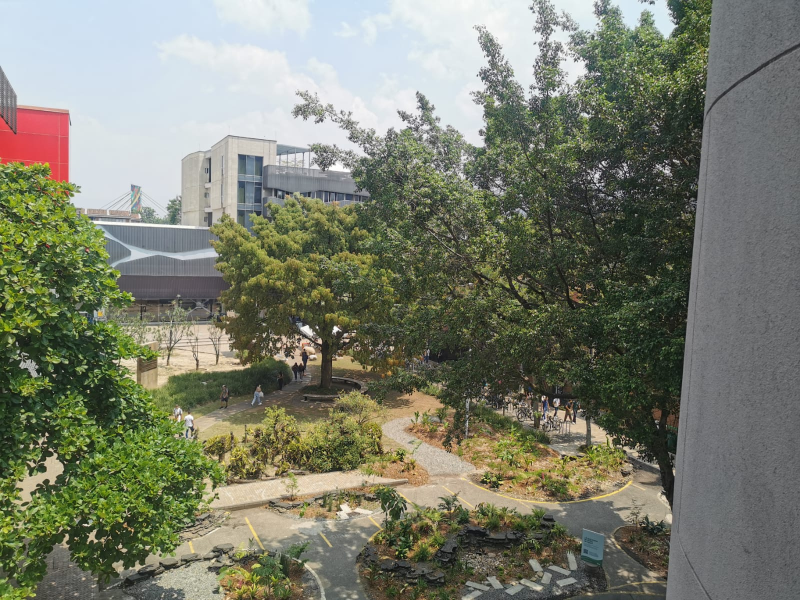
#> input picture Semana 6/img1.jpg, 1600 x 1200 px (shown at 1/2 size)
$ python 6ta_semana.py
#> lines starting #> are read from the running program, lines starting #| are printed output that depends on the picture
import cv2
import numpy as np

def panoramica(img1,img2):
    orb = cv2.ORB_create()
    keypoints1, descriptors1 = orb.detectAndCompute(img1, None) #Ptos claves y descriptores
    keypoints2, descriptors2 = orb.detectAndCompute(img2, None)
    bf = cv2.BFMatcher(cv2.NORM_HAMMING, crossCheck=True)
    matches = bf.match(descriptors1, descriptors2) #Emparejar descriptores
    matches = sorted(matches, key=lambda x: x.distance) #Ordenarlos segun la distancia de sus emparejamientos
    coincidencias = cv2.drawMatches(img1, keypoints1, img2, keypoints2, matches[:60], None, flags=2)
    points1 = np.zeros((len(matches), 2), dtype=np.float32) #Ubicación de los mejores emparejamientos
    points2 = np.zeros((len(matches), 2), dtype=np.float32)
    for i, match in enumerate(matches):
        points1[i, :] = keypoints1[match.queryIdx].pt
        points2[i, :] = keypoints2[match.trainIdx].pt
    H, _ = cv2.findHomography(points1, points2, cv2.RANSAC, 5.0)
    result = cv2.warpPerspective(img1, H, (img1.shape[1] + img2.shape[1], img2.shape[0]))
    result[0:img2.shape[0], 0:img2.shape[1]] = img2
    return(coincidencias,result)


img1 = cv2.imread('img1.jpg')
#> img1 is the input picture: shape (1200, 1600, 3); mean B, G, R 108.6, 124.9, 121.7
img2 = cv2.imread('img2.jpg')
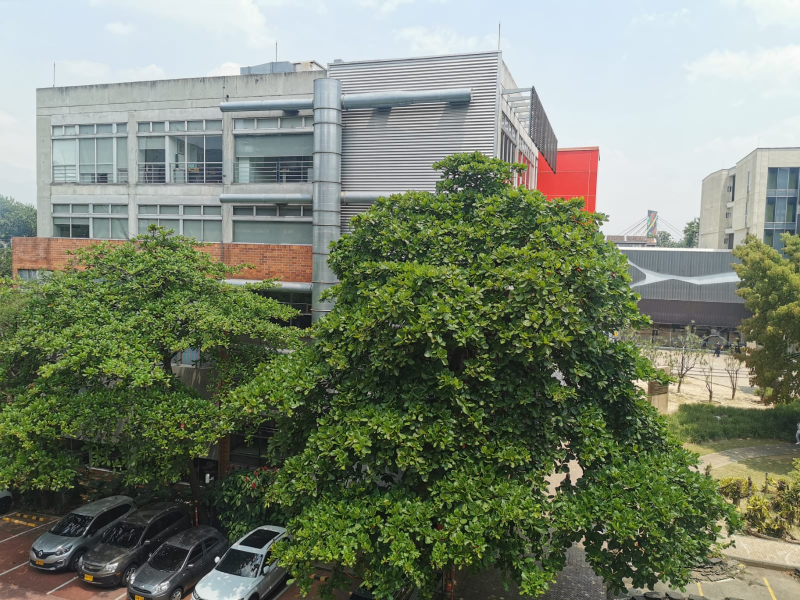
#> input picture Semana 6/img2.jpg, 1600 x 1200 px (shown at 1/2 size)
#> img2 is the input picture: shape (1200, 1600, 3); mean B, G, R 110.7, 130.3, 120.7
img3 = cv2.imread('img3.jpg')
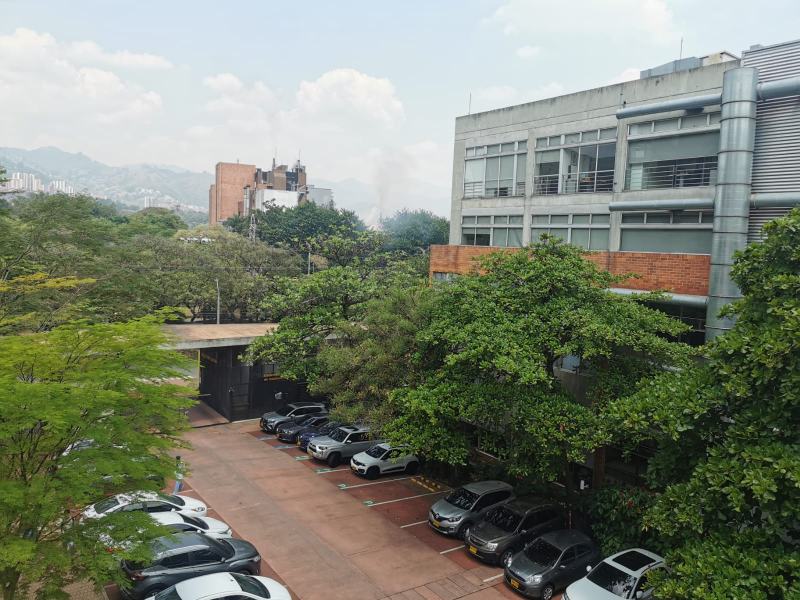
#> input picture Semana 6/img3.jpg, 1600 x 1200 px (shown at 1/2 size)
#> img3 is the input picture: shape (1200, 1600, 3); mean B, G, R 112.8, 129, 122.3

panoramica1 = panoramica(img2,img3)
#> in panoramica, `keypoints1, descriptors1 = orb.detectAndCompute(img1, None)`: keypoints1 = 500 keypoints; strongest (x, y, size): (1148, 908, 31), (1205, 1064, 31), (1151, 908, 31), (959, 352, 31)
#> in panoramica, `keypoints2, descriptors2 = orb.detectAndCompute(img2, None)`: keypoints2 = 500 keypoints; strongest (x, y, size): (346, 1018, 37.2), (345, 1017, 31), (695, 882, 37.2), (393, 1058, 44.6)
#> in panoramica, `matches = bf.match(descriptors1, descriptors2)`: matches = 166 matches
#> in panoramica, `coincidencias = cv2.drawMatches(img1, keypoints1, img2, keypoints2, ma..`:
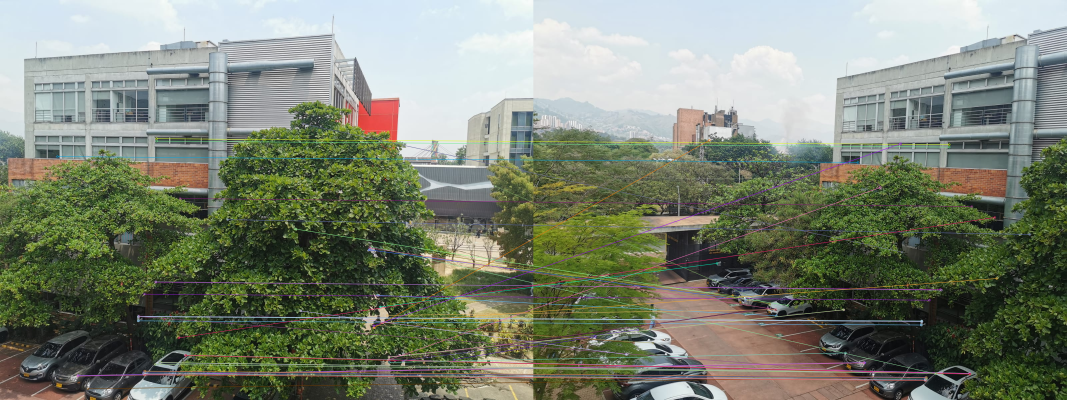
#> coincidencias: shape (1200, 3200, 3) (shown at 1/3 size); mean B, G, R 114.3, 130.7, 123.4
#> in panoramica, `points1 = np.zeros((len(matches), 2), dtype=np.float32)`: points1 = 166 pairs, first value 0 to 0, second value 0 to 0
#> after the loop in panoramica, `for i, match in enumerate(matches):`: points1 = 166 pairs, first value 172 to 1543, second value 175.6 to 1166; points2 = 166 pairs, first value 139.7 to 1548, second value 232.9 to 1161
#> in panoramica, `H, _ = cv2.findHomography(points1, points2, cv2.RANSAC, 5.0)`: H = [[0.386, -0.0648, 864.1], [-0.16, 0.797, 104.3], [-0.000364, -2.46e-05, 1]]
#> in panoramica, `result[0:img2.shape[0], 0:img2.shape[1]] = img2`:
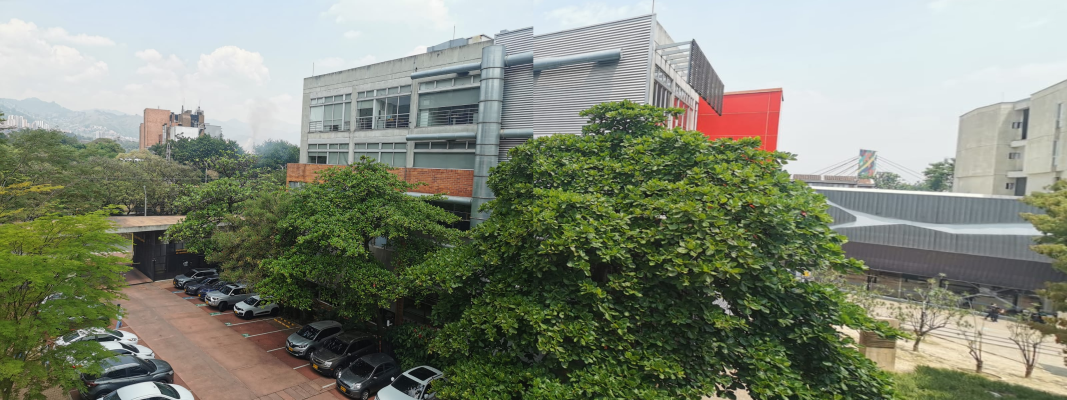
#> result: shape (1200, 3200, 3) (shown at 1/3 size); mean B, G, R 119.7, 136.9, 130.3

cv2.imwrite('Mejores_matches1.jpg',panoramica1[0])
cv2.imwrite('Panoramica1.jpg',panoramica1[1])

panoramica2 = panoramica(img1,img2)
#> in panoramica (call 2), `keypoints1, descriptors1 = orb.detectAndCompute(img1, None)`: keypoints1 = 500 keypoints; strongest (x, y, size): (1204, 325, 37.2), (1404, 180, 31), (1407, 186, 31), (670, 655, 64.3)
#> in panoramica (call 2), `keypoints2, descriptors2 = orb.detectAndCompute(img2, None)`: keypoints2 = 500 keypoints; strongest (x, y, size): (1148, 908, 31), (1205, 1064, 31), (1151, 908, 31), (959, 352, 31)
#> in panoramica (call 2), `matches = bf.match(descriptors1, descriptors2)`: matches = 174 matches
#> in panoramica (call 2), `coincidencias = cv2.drawMatches(img1, keypoints1, img2, keypoints2, ma..`:
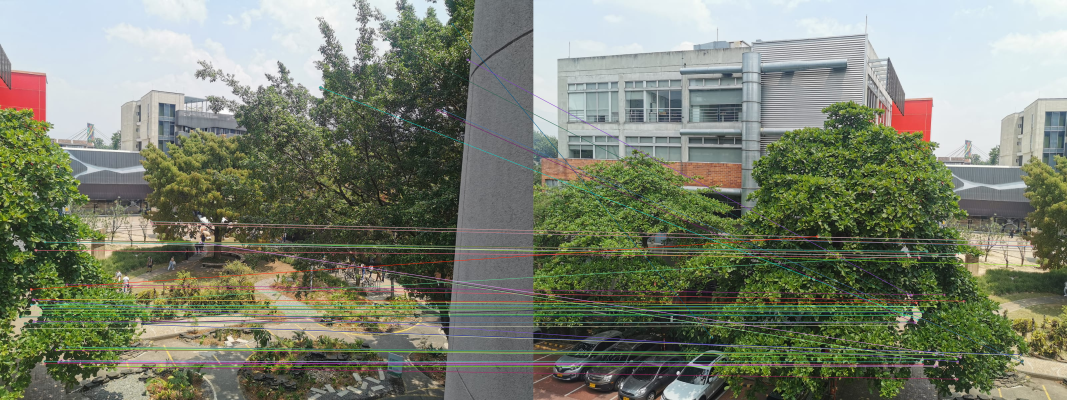
#> coincidencias: shape (1200, 3200, 3) (shown at 1/3 size); mean B, G, R 112.3, 129.5, 123.1
#> in panoramica (call 2), `points1 = np.zeros((len(matches), 2), dtype=np.float32)`: points1 = 174 pairs, first value 0 to 0, second value 0 to 0
#> after the loop in panoramica (call 2), `for i, match in enumerate(matches):`: points1 = 174 pairs, first value 46 to 1404, second value 72 to 1134.7; points2 = 174 pairs, first value 172 to 1515.4, second value 293.8 to 1146.2
#> in panoramica (call 2), `H, _ = cv2.findHomography(points1, points2, cv2.RANSAC, 5.0)`: H = [[0.214, -0.119, 1103.7], [-0.232, 0.742, 161.7], [-0.00044, -7.49e-05, 1]]
#> in panoramica (call 2), `result = cv2.warpPerspective(img1, H, (img1.shape[1] + img2.shape[1], ..`:
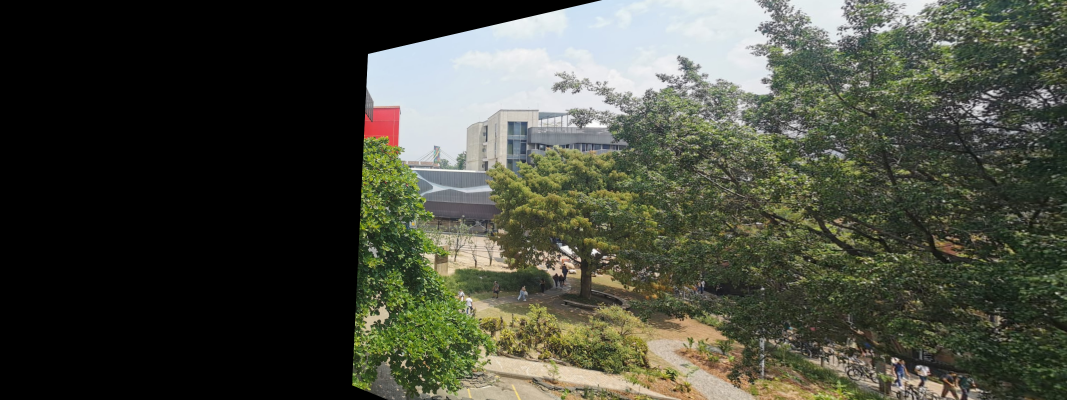
#> result: shape (1200, 3200, 3) (shown at 1/3 size); mean B, G, R 61.7, 73.7, 71.2
#> in panoramica (call 2), `result[0:img2.shape[0], 0:img2.shape[1]] = img2`:
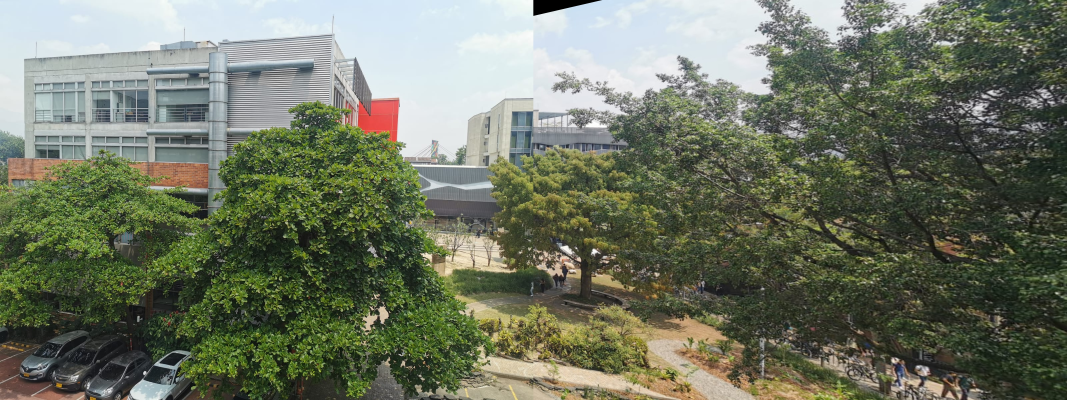
#> result: shape (1200, 3200, 3) (shown at 1/3 size); mean B, G, R 98.8, 117.2, 110.7
cv2.imwrite('Mejores_matches2.jpg',panoramica2[0])
cv2.imwrite('Panoramica2.jpg',panoramica2[1])

# Metodo encontrado usando STITCH que puede unir varias imágenes (No válido
# para el objetivo de la clase)
'''
image_paths=['img1.jpg','img2.jpg','img3.jpg']
imgs = []
for i in range(len(image_paths)):
    imgs.append(cv2.imread(image_paths[i]))
    imgs[i]=cv2.resize(imgs[i],(0,0),fx=0.4,fy=0.4)

stitchy=cv2.Stitcher.create()
(dummy,output)=stitchy.stitch(imgs)

if dummy != cv2.STITCHER_OK:
    print("Panomarización insatisfactoria")
else:
    print('¡Panorama listo!') '''
